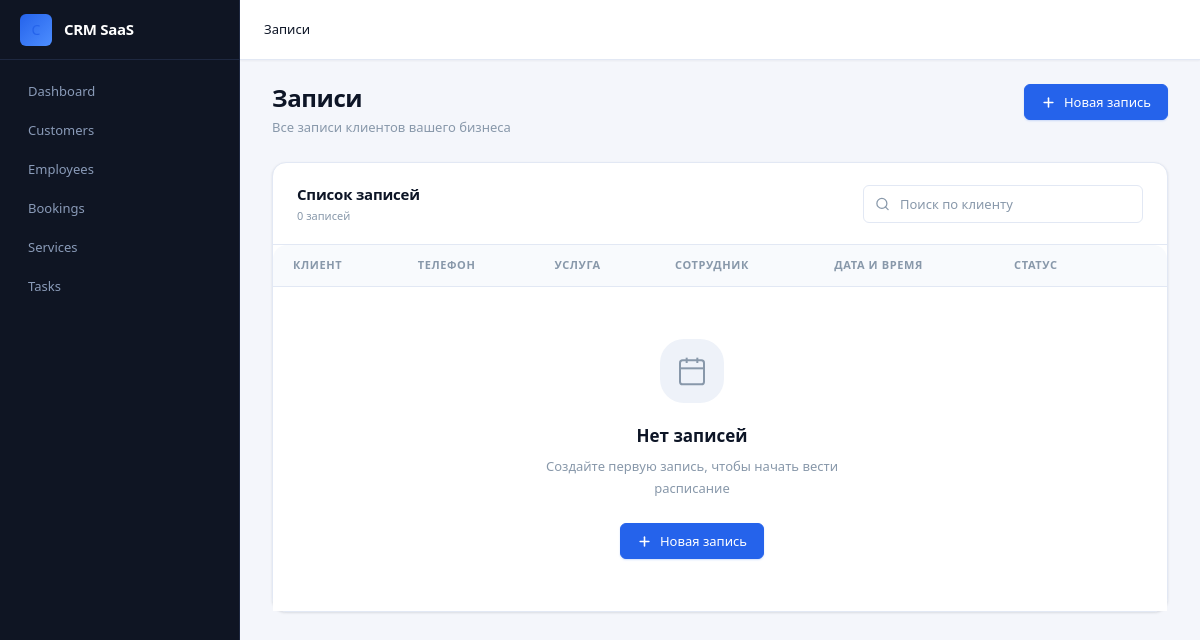
The page /bookings/ (signed in) on the database as committed earlier.
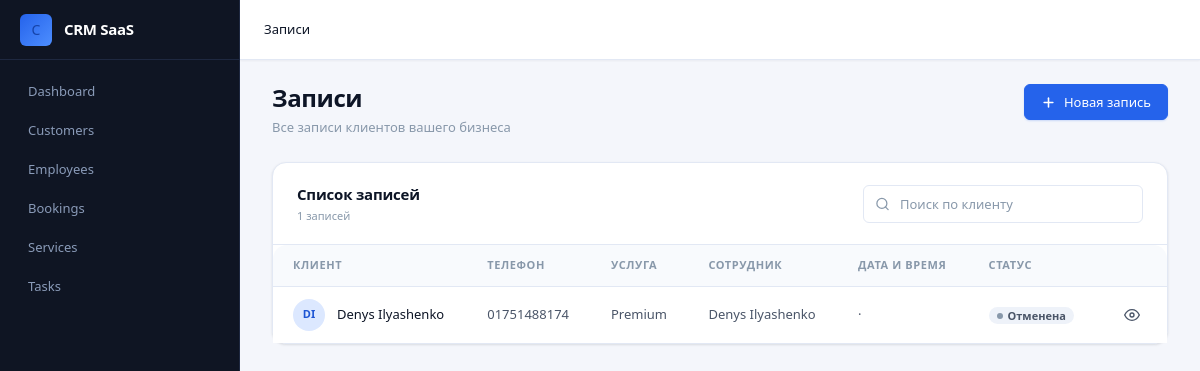
The same page on the database as committed later.
### apps/bookings/models.py (models this page shows, shortened)
class Booking(models.Model):
    company = models.ForeignKey(Company, on_delete=models.CASCADE, related_name="bookings", blank=True, null=True)
    service = models.ForeignKey(Service, on_delete=models.CASCADE, related_name="bookings")
    employee = models.ForeignKey(Employee, on_delete=models.CASCADE, related_name="bookings")
    customer = models.ForeignKey(Customer, on_delete=models.CASCADE, related_name="bookings")
    start_time = models.DateTimeField()
    end_time = models.DateTimeField()
    created = models.DateTimeField(auto_now_add=True)
    status = models.CharField(max_length=20, choices=[
        ('pending', 'Pending'),
        ('confirmed', 'Confirmed'),
        ('cancelled', 'Cancelled'),
        ('completed', 'Completed'),
    ], default='pending')
    class Meta:
        ordering = ['-start_time']
        indexes = [
            models.Index(fields=['start_time']),
            models.Index(fields=['employee']),
            models.Index(fields=['company']),
        ]

### apps/customers/models.py (models this page shows, shortened)
class Customer(models.Model):
    company = models.ForeignKey(Company, on_delete=models.CASCADE, related_name="customers")
    first_name = models.CharField(max_length=200)
    last_name = models.CharField(max_length=200)
    email = models.EmailField(blank=True)
    phone = models.CharField(max_length=200)
    is_active = models.BooleanField(default=True)
    created = models.DateTimeField(auto_now_add=True)
    class Meta:
        ordering = ['first_name', 'last_name']

### apps/services/models.py (models this page shows, shortened)
class Service(models.Model):
    company = models.ForeignKey(Company, on_delete=models.CASCADE, related_name="services")
    name = models.CharField(max_length=200)
    slug = models.SlugField(max_length=200)
    price = models.DecimalField(max_digits=10, decimal_places=2)
    duration = models.PositiveIntegerField(default=60)
    description = models.TextField(blank=True, null=True)
    is_active = models.BooleanField(default=True)
    class Meta:
        ordering = ['name']
        indexes = [
            models.Index(fields=['name']),
        ]
        constraints = [
            models.UniqueConstraint(fields=['company', 'slug'], name="unique_service_slug")
        ]

### apps/employees/models.py (models this page shows, shortened)
class Employee(models.Model):
    company = models.ForeignKey(Company, on_delete=models.CASCADE, related_name="employees")
    first_name = models.CharField(max_length=200)
    last_name = models.CharField(max_length=200)
    date_of_birth = models.DateField(null=True, blank=True)
    email = models.EmailField(blank=True, null=True)
    phone = models.CharField(max_length=20, blank=True, null=True)
    is_active = models.BooleanField(default=True)
    class Meta:
        ordering = ['first_name', 'last_name']
        indexes = [
            models.Index(fields=['first_name', 'last_name']),
        ]

### apps/bookings/views.py (the view)
# urls.py: path('', views.list_bookings, name="list"),
@login_required
def list_bookings(request):
    company = get_user_company(request.user)
    if not company:
        return redirect('companies:create')
    bookings = Booking.objects.filter(company=company)
    context = {'bookings': bookings}
    return render(request, 'bookings/list.html', context)

### apps/companies/utils.py (called while the page is built)
def get_user_company(user):
    return Company.objects.filter(owner=user).first()

### apps/bookings/templates/bookings/list.html (shortened to what the changed rows need)
{% extends "base.html" %}
{% load static %}
{% block content %}
<div class="page-header">
  <div class="page-header__left">
    <h1 class="page-title">Записи</h1>
  </div>
</div>
<div class="card">
  <div class="card-header">
    <div>
      <div class="card-title">Список записей</div>
      <div class="card-subtitle">{{ bookings|length|default:"0" }} записей</div>
    </div>
  </div>
  <div class="table-wrapper" style="border: none; border-radius: 0; box-shadow: none;">
    <table class="table">
      <thead>
        <tr>
          <th>Клиент</th>
          <th>Телефон</th>
          <th>Услуга</th>
          <th>Сотрудник</th>
          <th>Дата и время</th>
          <th>Статус</th>
          <th></th>
        </tr>
      </thead>
      <tbody>
        {% for booking in bookings %}
        <tr>
          <td>
            <a href="{% url 'bookings:detail' booking.id %}" style="text-decoration: none;">
              <div class="table-cell-user">
                <div class="table-avatar">
                  {% if booking.customer.avatar %}
                    <img src="{{ booking.customer.avatar.url }}" alt="{{ booking.customer.get_full_name }}">
                  {% else %}
                    {{ booking.customer.first_name.0 }}{{ booking.customer.last_name.0 }}
                  {% endif %}
                </div>
                <div>
                  <div class="table-cell-user__name">{{ booking.customer.first_name }} {{ booking.customer.last_name }}</div>
                </div>
              </div>
            </a>
          </td>
          <td>{{ booking.customer.phone|default:"—" }}</td>
          <td>{{ booking.service.name|default:"—" }}</td>
          <td>
            {{ booking.employee.first_name|default:"—" }}
            {{ booking.employee.last_name|default:"—" }}
          </td>
          <td>{{ booking.date|date:"d.m.Y" }} · {{ booking.time|time:"H:i" }}</td>
          <td>
            {% if booking.status == "confirmed" %}
              <span class="badge badge-success">Подтверждена</span>
            {% elif booking.status == "pending" %}
              <span class="badge badge-warning">Ожидает</span>
            {% elif booking.status == "cancelled" %}
              <span class="badge badge-neutral">Отменена</span>
            {% else %}
              <span class="badge badge-neutral">{{ booking.status }}</span>
            {% endif %}
          </td>
          <td>
            <div class="table-actions">
              <a href="{% url 'bookings:detail' booking.id %}" class="btn btn-ghost btn-icon btn-sm" title="Открыть">
                <svg viewBox="0 0 24 24" fill="none" stroke="currentColor" stroke-width="2" stroke-linecap="round"><path d="M1 12s4-8 11-8 11 8 11 8-4 8-11 8-11-8-11-8z"/><circle cx="12" cy="12" r="3"/></svg>
              </a>
            </div>
          </td>
        </tr>
        {% empty %}
        <tr>
          <td colspan="6">
            <div class="empty-state" style="padding: var(--space-10);">
              <div class="empty-state__icon">
                <svg viewBox="0 0 24 24" fill="none" stroke="currentColor" stroke-width="1.5"><rect x="3" y="4" width="18" height="18" rx="2"/><line x1="16" y1="2" x2="16" y2="6"/><line x1="8" y1="2" x2="8" y2="6"/><line x1="3" y1="10" x2="21" y2="10"/></svg>
              </div>
              <div class="empty-state__title">Нет записей</div>
              <div class="empty-state__description">Создайте первую запись, чтобы начать вести расписание</div>
              <a href="{% url 'bookings:create' %}" class="btn btn-primary">
                <svg viewBox="0 0 24 24" fill="none" stroke="currentColor" stroke-width="2.5" stroke-linecap="round"><line x1="12" y1="5" x2="12" y2="19"/><line x1="5" y1="12" x2="19" y2="12"/></svg>
                Новая запись
              </a>
            </div>
          </td>
        </tr>
        {% endfor %}
      </tbody>
    </table>
  </div>
</div>
{% endblock %}

Rows that differ between the two databases and show on the page:
added Booking: customer.first_name.0 "D", customer.last_name.0 "I", customer.first_name "Denys", customer.last_name "Ilyashenko", customer.phone "01751488174", service.name "Premium", employee.first_name "Denys", employee.last_name "Ilyashenko", status "Отменена"
Other text that changed with them:
{{ bookings|length|default:"0" }}: "0" → "1"
text no longer shown: "Нет записей Создайте первую запись, чтобы начать вести расписание Новая запись"
